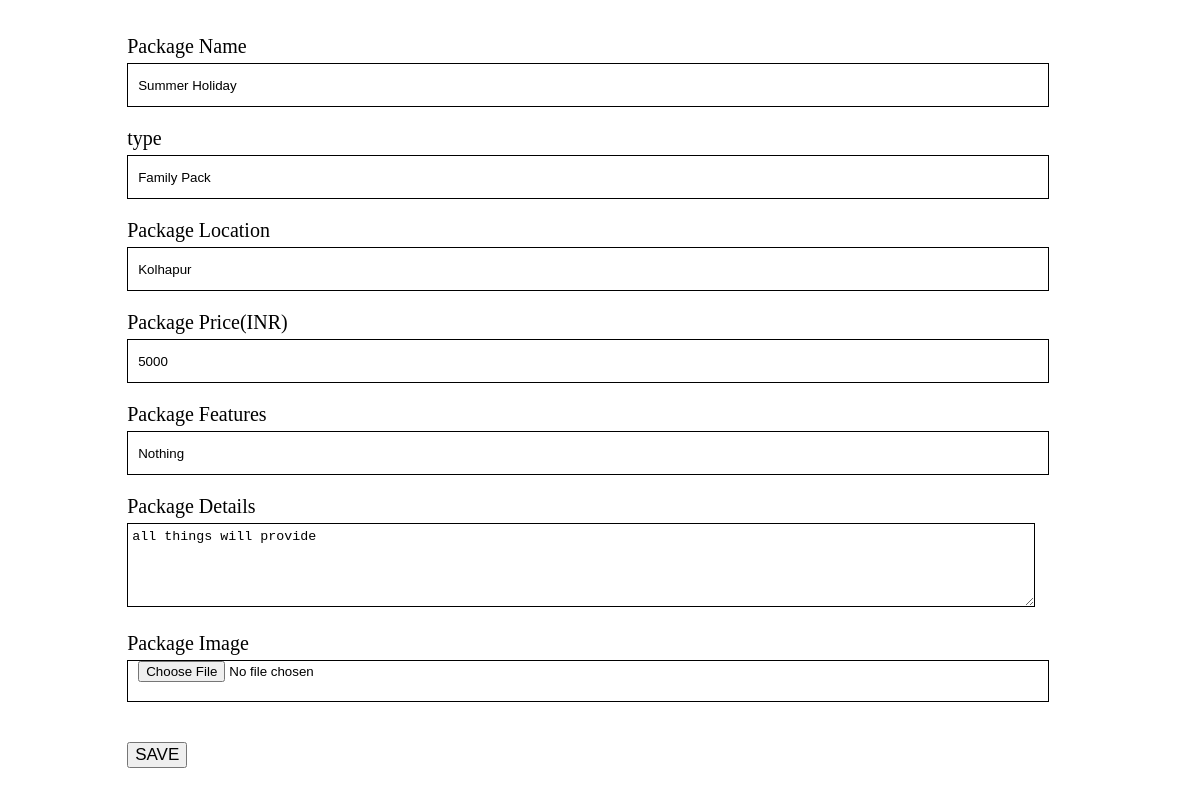
The page /admin/edit.php?id=1 on the database its author committed.
### tables this page shows
CREATE TABLE `tbltourpackages` (
  `PackageId` int(11) NOT NULL,
  `PackageName` varchar(255) NOT NULL,
  `PackageType` varchar(255) NOT NULL,
  `PackageLocation` varchar(255) NOT NULL,
  `PackagePrice` varchar(255) NOT NULL,
  `PackageFetures` varchar(255) NOT NULL,
  `PackageDetails` varchar(255) NOT NULL,
  `PackageImage` varchar(255) NOT NULL,
  `date` date NOT NULL DEFAULT current_timestamp()
);

### admin/edit.php (the view, shortened to what this page needs)
<?php
  require("connection.php");
 ?>
<!DOCTYPE html>
<html lang="en" dir="ltr">
  <head>
  </head>
  <body>
    <?php
    $id2 = $_GET['id'];
    $sql = "SELECT * FROM tbltourpackages WHERE PackageId = {$id2}";
    $result = mysqli_query($con, $sql);
    if(mysqli_num_rows($result)>0){
      while ($row = mysqli_fetch_assoc($result)) {
      ?>
      <div class="uppkg">
        <form class="uppkg" action="" method="POST" enctype="multipart/form-data">
          <p>Package Name <input type="text" name="pkgname1" value="<?php echo $row['PackageName']; ?>"></p>
          <p>type <input type="text" name="pkgtype2" value="<?php echo $row['PackageType']; ?>"></p>
          <p>Package Location <input type="text" name="pkgloc1" value="<?php echo $row['PackageLocation']; ?>"></p>
          <p>Package Price(INR) <input type="text" name="pkgprice1" value="<?php echo $row['PackagePrice']; ?>"></p>
          <p>Package Features <input type="text" name="pkgfea1" value="<?php echo $row['PackageFetures']; ?>"></p>
          <p>Package Details <textarea class="details" rows="5" cols="50" type="text" name="pkgdetails1" value=""><?php echo $row['PackageDetails']; ?></textarea></p>
          <p>Package Image <input class="image1"type="file" name="image1" value="<?php echo $row['PackageImage']; ?>"></p>
          <button type="submit" name="save" value="">SAVE</button>
        </form>
      </div>
    <?php }
      }
    ?>
  </body>
</html>

### admin/edit.php (style rules this page uses)
.uppkg { width: 500px; top: 50%; left: 5%; position: relative; }
.uppkg form { margin: 35px; }
.uppkg input { width: 900px; height: 40px; margin-top: 5px; padding-left: 10px; border: 1px solid #000000; padding-right: 10px; outline: none; }
.uppkg textarea { width: 900px; margin-top: 5px; padding-top: 5px; padding-left: 4px; border: 1px solid #000000; adding-right: 10px; outline: none; }
.uppkg p { margin-top: 15px; font-size: 20px }
.uppkg button { font-size: 17px; margin-top: 20px; }

### rows shown on the page
tbltourpackages: pkgname1 "Summer Holiday", pkgtype2 "Family Pack", pkgloc1 "Kolhapur", pkgprice1 "5000", pkgfea1 "Nothing", pkgdetails1 "all things will provide"
